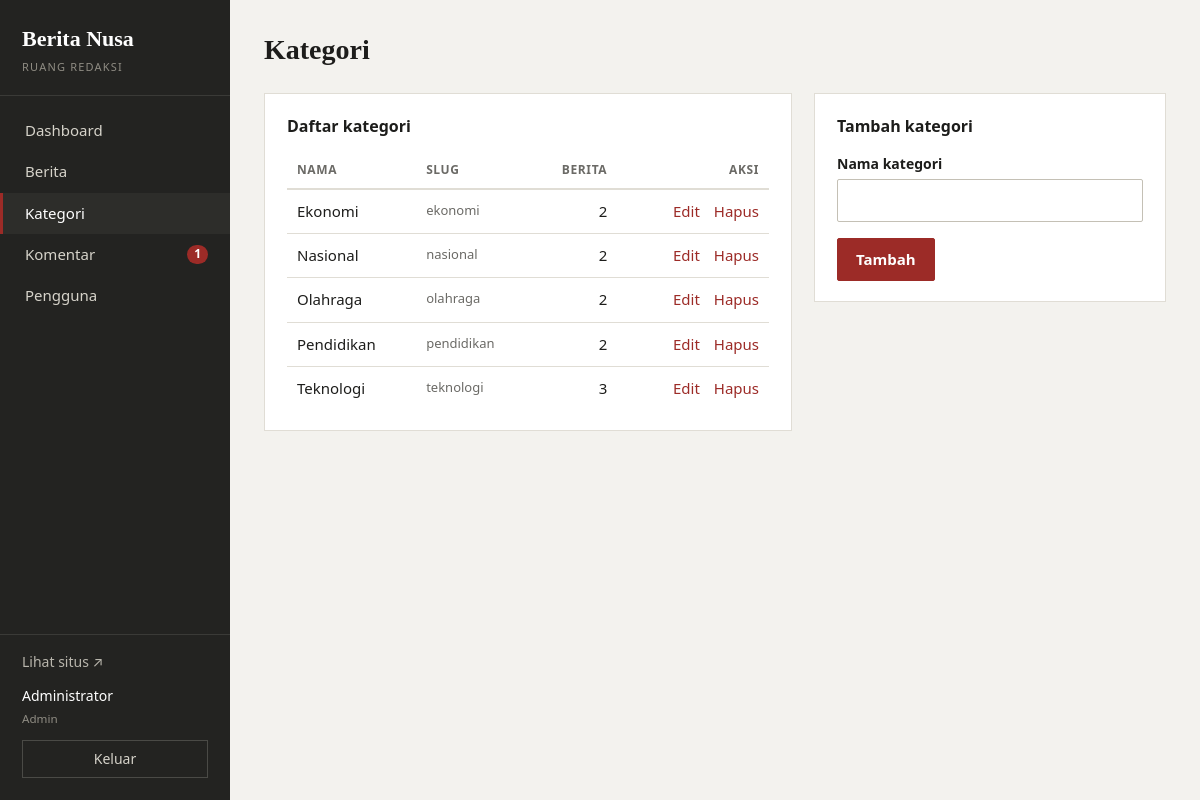
Screenshot of /admin/kategori.php (signed in) with the database file from the repository.
### tables this page shows
CREATE TABLE pengguna (
  id           INT UNSIGNED NOT NULL AUTO_INCREMENT,
  nama         VARCHAR(80)  NOT NULL,
  email        VARCHAR(120) NOT NULL,
  password     VARCHAR(255) NOT NULL,
  peran        ENUM('admin','editor') NOT NULL DEFAULT 'editor',
  dibuat_pada  DATETIME NOT NULL,
  PRIMARY KEY (id),
  UNIQUE KEY uk_pengguna_email (email)
);

CREATE TABLE kategori (
  id    INT UNSIGNED NOT NULL AUTO_INCREMENT,
  nama  VARCHAR(60) NOT NULL,
  slug  VARCHAR(80) NOT NULL,
  PRIMARY KEY (id),
  UNIQUE KEY uk_kategori_slug (slug)
);

### includes/functions.php (called while the page is built, shortened)
<?php
function e($teks) {
    return htmlspecialchars((string)$teks, ENT_QUOTES, 'UTF-8');
}
function url($path = '') {
    return BASE_URL . '/' . ltrim($path, '/');
}
function ambil_semua($sql, $params = []) {
    $st = db()->prepare($sql);
    $st->execute($params);
    return $st->fetchAll();
}
function ambil_satu($sql, $params = []) {
    $st = db()->prepare($sql);
    $st->execute($params);
    $baris = $st->fetch();
    return $baris ?: null;
}
function hitung($sql, $params = []) {
    $st = db()->prepare($sql);
    $st->execute($params);
    return (int)$st->fetchColumn();
}
    ob_start(); ?>

### config/config.php (called while the page is built, shortened)
<?php
function db() {
    static $pdo = null;
    if ($pdo !== null) {
        return $pdo;
    }
    $dsn  = getenv('BN_DSN') ?: 'mysql:host=' . DB_HOST . ';dbname=' . DB_NAME . ';charset=utf8mb4';
    $user = getenv('BN_DSN') ? null : DB_USER;
    $pass = getenv('BN_DSN') ? null : DB_PASS;
    try {
        $pdo = new PDO($dsn, $user, $pass, [
            PDO::ATTR_ERRMODE            => PDO::ERRMODE_EXCEPTION,
            PDO::ATTR_DEFAULT_FETCH_MODE => PDO::FETCH_ASSOC,
            PDO::ATTR_EMULATE_PREPARES   => false,
        ]);
    } catch (PDOException $e) {
        http_response_code(500);
        exit('Koneksi database gagal. Periksa pengaturan di config/config.php dan pastikan MySQL sudah berjalan.');
    }
    return $pdo;
}

### includes/auth.php (called while the page is built, shortened)
<?php
function pengguna_sekarang() {
    static $cache = false;
    if ($cache !== false) {
        return $cache;
    }
    $cache = ambil_satu(
        'SELECT id, nama, email, peran FROM pengguna WHERE id = ?',
        [$_SESSION['pengguna_id']]
    );
    return $cache;
}
function adalah_admin() {
    $p = pengguna_sekarang();
    return $p && $p['peran'] === 'admin';
}
function wajib_login() {
    if (!pengguna_sekarang()) {
        redirect('admin/login.php');
    }
}
function wajib_admin() {
    wajib_login();
}

### admin/kategori.php (the view, shortened to what this page needs)
<?php
wajib_admin();
$edit_id = (int)($_GET['edit'] ?? 0);
$nama    = '';
$daftar = ambil_semua(
    'SELECT k.*, COUNT(b.id) AS jumlah FROM kategori k
     LEFT JOIN berita b ON b.kategori_id = k.id
     GROUP BY k.id ORDER BY k.nama'
);
$judul_admin = 'Kategori';
$menu_aktif  = 'kategori';
require __DIR__ . '/../includes/admin_header.php';
?>
<div class="dua-kolom">
    <section class="panel">
        <h2>Daftar kategori</h2>
        <?php if (!$daftar): ?>
            <p class="kosong">Belum ada kategori.</p>
        <?php else: ?>
            <table class="tabel">
                <thead>
                    <tr><th>Nama</th><th>Slug</th><th class="rata-kanan">Berita</th><th class="rata-kanan">Aksi</th></tr>
                </thead>
                <tbody>
                <?php foreach ($daftar as $k): ?>
                    <tr>
                        <td><?= e($k['nama']) ?></td>
                        <td class="sub"><?= e($k['slug']) ?></td>
                        <td class="rata-kanan"><?= (int)$k['jumlah'] ?></td>
                        <td class="rata-kanan aksi">
                            <a href="<?= e(url('admin/kategori.php?edit=' . (int)$k['id'])) ?>">Edit</a>
                            <form method="post" data-konfirmasi="Hapus kategori <?= e($k['nama']) ?>?">
                                <button type="submit" class="tautan-bahaya">Hapus</button>
                            </form>
                        </td>
                    </tr>
                <?php endforeach; ?>
                </tbody>
            </table>
        <?php endif; ?>
    </section>
    <section class="panel">
        <h2><?= $edit_id > 0 ? 'Edit kategori' : 'Tambah kategori' ?></h2>
        <form method="post" class="form">
            <div class="baris-form">
                <label for="nama">Nama kategori</label>
                <input type="text" id="nama" name="nama" maxlength="60" value="<?= e($nama) ?>" required>
            </div>
            <button type="submit" class="tombol"><?= $edit_id > 0 ? 'Simpan perubahan' : 'Tambah' ?></button>
        </form>
    </section>
</div>
<?php require __DIR__ . '/../includes/admin_footer.php'; ?>

### includes/admin_header.php (shortened to what this page needs)
<?php
$pengguna    = pengguna_sekarang();
$judul_admin = $judul_admin ?? 'Dashboard';
$menu_aktif  = $menu_aktif ?? '';
$menunggu    = adalah_admin() ? hitung("SELECT COUNT(*) FROM komentar WHERE status = 'menunggu'") : 0;
$menu = [
    'dashboard' => ['Dashboard', 'admin/', false],
    'berita'    => ['Berita', 'admin/berita.php', false],
    'kategori'  => ['Kategori', 'admin/kategori.php', true],
    'komentar'  => ['Komentar', 'admin/komentar.php', true],
    'pengguna'  => ['Pengguna', 'admin/pengguna.php', true],
];
?>
<!DOCTYPE html>
<html lang="id">
<head>
    <link rel="stylesheet" href="<?= e(url('assets/css/admin.css')) ?>">
</head>
<body class="admin">
<aside class="samping">
    <a class="samping-nama" href="<?= e(url('admin/')) ?>"><?= e(NAMA_SITUS) ?><small>Ruang redaksi</small></a>
    <nav>
        <ul>
            <?php foreach ($menu as $kunci => [$label, $tujuan, $khusus_admin]): ?>
                <li>
                    <a href="<?= e(url($tujuan)) ?>" class="<?= $menu_aktif === $kunci ? 'aktif' : '' ?>">
                        <?= e($label) ?>
                        <?php if ($kunci === 'komentar' && $menunggu > 0): ?>
                            <span class="lencana-angka"><?= $menunggu ?></span>
                        <?php endif; ?>
                    </a>
                </li>
            <?php endforeach; ?>
        </ul>
    </nav>
    <div class="samping-bawah">
        <a href="<?= e(url()) ?>" target="_blank" rel="noopener">Lihat situs &nearr;</a>
        <p class="samping-pengguna">
            <?= e($pengguna['nama']) ?><br>
            <small><?= e(ucfirst($pengguna['peran'])) ?></small>
        </p>
        <form method="post" action="<?= e(url('admin/logout.php')) ?>">
            <button type="submit" class="tombol-keluar">Keluar</button>
        </form>
    </div>
</aside>
<div class="konten">
    <header class="konten-kepala">
        <h1><?= e($judul_admin) ?></h1>
    </header>

### assets/css/admin.css (style rules this page uses)
:root { --latar: #f3f2ee; --putih: #ffffff; --tinta: #1d1d1b; --abu: #6b6a66; --garis: #e0ddd5; --samping: #232321; --merah: #9c2b27; --merah-gelap: #7d1f1c; --hijau: #3f7a3d; --serif: Georgia, "Times New Roman", serif; --sans: system-ui, -apple-system, "Segoe UI", Roboto, Arial, sans-serif; }
* { box-sizing: border-box; }
body { margin: 0; background: var(--latar); color: var(--tinta); font-family: var(--sans); font-size: 15px; line-height: 1.55; }
a { color: var(--merah); }
h1, h2, h3 { margin: 0; }
body.admin { display: grid; grid-template-columns: 230px minmax(0, 1fr); min-height: 100vh; }
.samping { background: var(--samping); color: #d6d3ca; padding: 22px 0; display: flex; flex-direction: column; position: sticky; top: 0; height: 100vh; }
.samping-nama { display: block; padding: 0 22px 20px; color: #fff; text-decoration: none; font-family: var(--serif); font-size: 22px; font-weight: 700; border-bottom: 1px solid #3a3a37; }
.samping-nama small { display: block; font-family: var(--sans); font-size: 11px; font-weight: 400; text-transform: uppercase; letter-spacing: 1.2px; color: #8f8c83; margin-top: 2px; }
.samping nav { padding-top: 14px; flex: 1; }
.samping ul { list-style: none; margin: 0; padding: 0; }
.samping nav a { display: flex; justify-content: space-between; align-items: center; padding: 9px 22px; color: #d6d3ca; text-decoration: none; border-left: 3px solid transparent; }
.samping nav a.aktif { background: #2d2d2a; color: #fff; border-left-color: var(--merah); }
.lencana-angka { background: var(--merah); color: #fff; font-size: 12px; font-weight: 700; padding: 0 7px; border-radius: 10px; min-width: 20px; text-align: center; }
.samping-bawah { padding: 16px 22px 0; border-top: 1px solid #3a3a37; font-size: 14px; }
.samping-bawah a { color: #b9b6ad; text-decoration: none; }
.samping-pengguna { margin: 12px 0; color: #fff; }
.samping-pengguna small { color: #8f8c83; }
.tombol-keluar { width: 100%; padding: 7px; font: inherit; font-size: 14px; cursor: pointer; background: none; color: #d6d3ca; border: 1px solid #4a4a46; }
.konten { padding: 28px 34px 50px; min-width: 0; }
.konten-kepala { display: flex; justify-content: space-between; align-items: center; margin-bottom: 22px; gap: 12px; }
.konten-kepala h1 { font-family: var(--serif); font-size: 28px; }
.panel { background: var(--putih); border: 1px solid var(--garis); padding: 20px 22px; margin-bottom: 22px; }
.panel h2 { font-size: 16px; margin-bottom: 14px; font-family: var(--sans); }
.dua-kolom { display: grid; grid-template-columns: minmax(0, 1.5fr) minmax(0, 1fr); gap: 22px; align-items: start; }
.tabel { width: 100%; border-collapse: collapse; }
.tabel th { text-align: left; font-size: 12px; text-transform: uppercase; letter-spacing: 0.6px; color: var(--abu); padding: 8px 10px; border-bottom: 2px solid var(--garis); white-space: nowrap; }
.tabel td { padding: 10px; border-bottom: 1px solid var(--garis); vertical-align: top; }
.tabel tr:last-child td { border-bottom: 0; }
.tabel a { text-decoration: none; font-weight: 600; }
.rata-kanan { text-align: right !important; }
.sub { color: var(--abu); font-size: 13px; font-weight: 400; }
.aksi { white-space: nowrap; }
.aksi a, .aksi form { display: inline-block; margin-left: 10px; font-weight: 400; }
.aksi form { margin-left: 10px; }
.tautan-bahaya { background: none; border: 0; padding: 0; font: inherit; color: var(--merah); cursor: pointer; }
.form { margin: 0; }
.baris-form { display: flex; flex-direction: column; gap: 4px; margin-bottom: 16px; }
.baris-form label { font-weight: 600; font-size: 14px; }
.form input[type="text"], .form input[type="email"], .form input[type="password"], .form input[type="search"], .form select, .form textarea, .filter input, .filter select { width: 100%; padding: 9px 11px; font: inherit; background: var(--putih); border: 1px solid #c4c0b5; border-radius: 2px; }
.tombol { display: inline-block; padding: 9px 18px; font: inherit; font-weight: 600; cursor: pointer; background: var(--merah); color: #fff; border: 1px solid var(--merah); border-radius: 2px; text-decoration: none; }

### rows the page displays
pengguna: nama "Administrator", peran "Admin"
kategori: nama "Ekonomi", slug "ekonomi", jumlah "2"
kategori: nama "Nasional", slug "nasional", jumlah "2"
kategori: nama "Olahraga", slug "olahraga", jumlah "2"
kategori: nama "Pendidikan", slug "pendidikan", jumlah "2"
kategori: nama "Teknologi", slug "teknologi", jumlah "3"

### other values shown
NAMA_SITUS "Berita Nusa"
$label "Dashboard"
$label "Berita"
$label "Kategori"
$label "Komentar"
$menunggu "1"
$label "Pengguna"
$judul_admin "Kategori"
